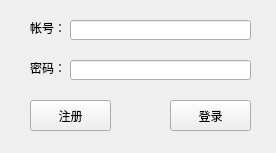
<?xml version="1.0" encoding="UTF-8"?>
<ui version="4.0">
 <class>Form</class>
 <widget class="QWidget" name="Form">
  <property name="geometry">
   <rect>
    <x>0</x>
    <y>0</y>
    <width>276</width>
    <height>153</height>
   </rect>
  </property>
  <property name="windowTitle">
   <string>用户登录</string>
  </property>
  <property name="windowIcon">
   <iconset>
    <normaloff>../emotion/bishi.png</normaloff>../emotion/bishi.png</iconset>
  </property>
  <widget class="QLabel" name="lblID">
   <property name="geometry">
    <rect>
     <x>30</x>
     <y>20</y>
     <width>41</width>
     <height>16</height>
    </rect>
   </property>
   <property name="text">
    <string>帐号：</string>
   </property>
  </widget>
  <widget class="QLabel" name="lblPwd">
   <property name="geometry">
    <rect>
     <x>30</x>
     <y>60</y>
     <width>41</width>
     <height>16</height>
    </rect>
   </property>
   <property name="text">
    <string>密码：</string>
   </property>
  </widget>
  <widget class="QPushButton" name="btnLogin">
   <property name="geometry">
    <rect>
     <x>170</x>
     <y>100</y>
     <width>81</width>
     <height>31</height>
    </rect>
   </property>
   <property name="text">
    <string>登录</string>
   </property>
  </widget>
  <widget class="QPushButton" name="btnRegister">
   <property name="geometry">
    <rect>
     <x>30</x>
     <y>100</y>
     <width>81</width>
     <height>31</height>
    </rect>
   </property>
   <property name="text">
    <string>注册</string>
   </property>
  </widget>
  <widget class="QLineEdit" name="edtID">
   <property name="geometry">
    <rect>
     <x>70</x>
     <y>20</y>
     <width>181</width>
     <height>20</height>
    </rect>
   </property>
  </widget>
  <widget class="QLineEdit" name="edtPwd">
   <property name="geometry">
    <rect>
     <x>70</x>
     <y>60</y>
     <width>181</width>
     <height>20</height>
    </rect>
   </property>
  </widget>
 </widget>
 <resources>
  <include location="../emotion/res.qrc"/>
 </resources>
 <connections/>
 <slots>
  <slot>login()</slot>
 </slots>
</ui>
